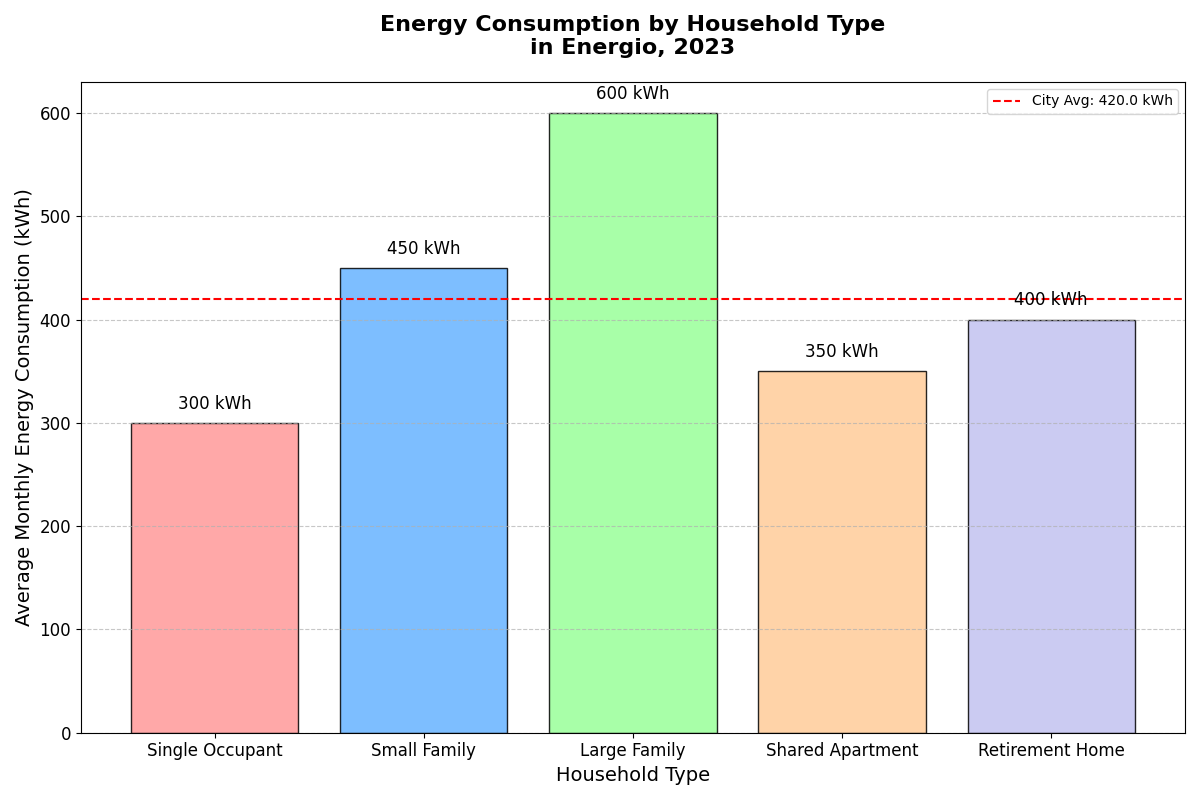

Python code for this plot:
import matplotlib.pyplot as plt
import numpy as np

# Backstory:
# The fictional city of Energio conducted a survey on energy consumption by household types for the year 2023.
# The results show diverse consumption behaviors among different types of households.

# Data: Average monthly energy consumption (in kWh) by household type
household_types = [
    "Single Occupant", "Small Family", "Large Family", "Shared Apartment", "Retirement Home"
]
energy_consumption = [
    300, 450, 600, 350, 400
]

# Create a figure and axis
fig, ax = plt.subplots(figsize=(12, 8))

# Create the bar chart
bars = ax.bar(household_types, energy_consumption, color=['#ff9999','#66b3ff','#99ff99','#ffcc99','#c2c2f0'], edgecolor='black', alpha=0.85)

# Annotate each bar with the consumption values
for bar in bars:
    yval = bar.get_height()
    ax.text(bar.get_x() + bar.get_width()/2, yval + 10, f'{yval} kWh', ha='center', va='bottom', fontsize=12)

# Add a horizontal line for the city average energy consumption
city_average = np.mean(energy_consumption)
ax.axhline(city_average, color='red', linestyle='--', linewidth=1.5, label=f'City Avg: {city_average:.1f} kWh')

# Title and labels
ax.set_title('Energy Consumption by Household Type\nin Energio, 2023', fontsize=16, weight='bold', pad=20)
ax.set_xlabel('Household Type', fontsize=14)
ax.set_ylabel('Average Monthly Energy Consumption (kWh)', fontsize=14)
ax.legend()

# Customize grid and tick parameters for better readability
ax.yaxis.grid(True, linestyle='--', alpha=0.7)
ax.tick_params(axis='x', labelsize=12)
ax.tick_params(axis='y', labelsize=12)

# Automatically adjust the layout to prevent overlapping
plt.tight_layout()

# Display the plot
plt.show()
